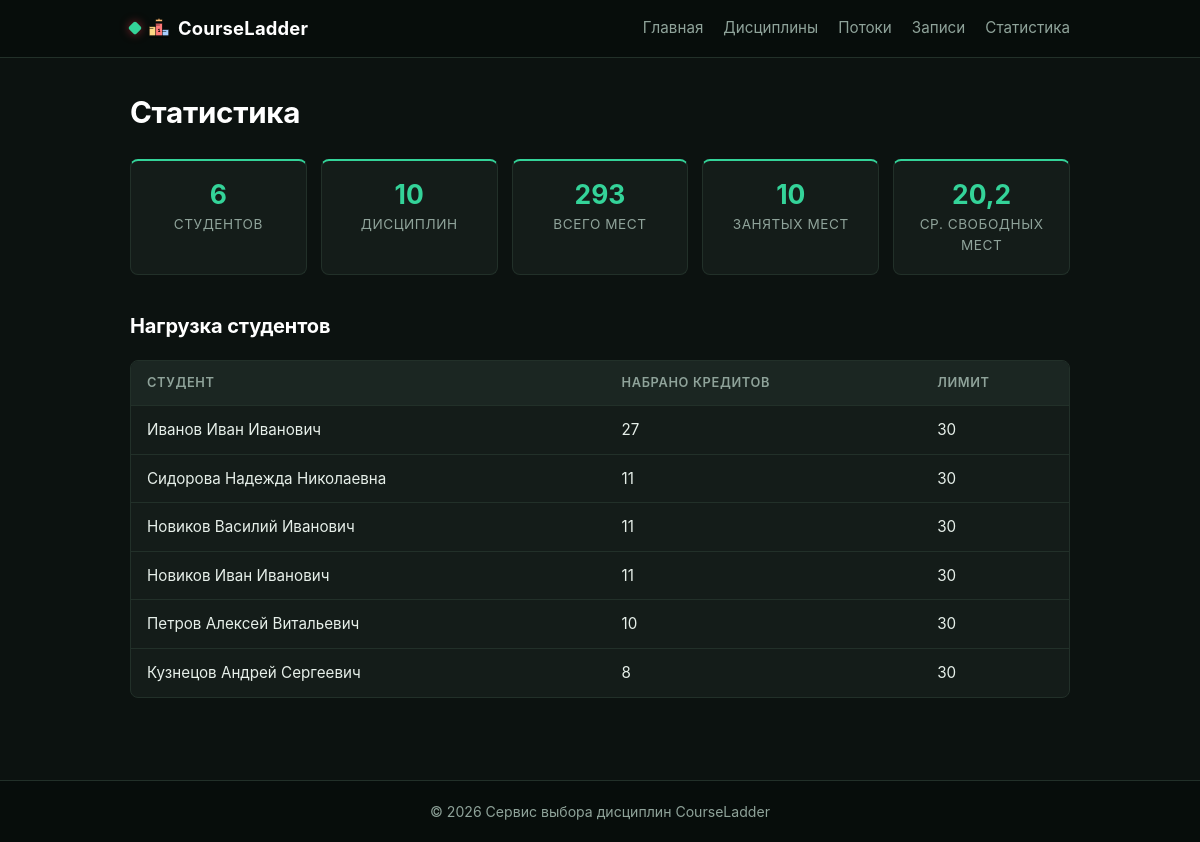
Screenshot of /stats/ with the database file from the repository.
### catalog/models.py (models this page shows, shortened)
class Student(models.Model):
    full_name = models.CharField(max_length=200, unique=True, verbose_name="ФИО")
    max_credits = models.PositiveIntegerField(default=30, verbose_name="Лимит кредитов")
    current_credits = models.PositiveIntegerField(default=0, verbose_name="Текущие кредиты")

### homepage/views.py (the view)
# urls.py: path("stats/", views.stats, name="stats"),
def stats(request):
    general_stats = Offering.objects.aggregate(total_seats=Sum("total_seats"))
    total_seats = general_stats["total_seats"] or 0
    general_stats["total_seats"] = total_seats  # явно записываем, чтобы не было None
    taken_seats = Enrollment.objects.active().count()
    general_stats["taken_seats"] = taken_seats
    offerings_count = Offering.objects.count()
    if offerings_count > 0:
        free_seats_avg = (total_seats - taken_seats) / offerings_count
    else:
        free_seats_avg = 0
    general_stats["students_count"] = Student.objects.count()
    general_stats["disciplines_count"] = Discipline.objects.count()
    student_loads = Student.objects.annotate(
        total_credits_db=Sum(
            "enrollments__offering__discipline__credits",
            filter=Q(enrollments__status='ACTIVE')
            )
    ).order_by("-total_credits_db")
    top_offerings = Offering.objects.annotate(
        enroll_count=Count("enrollments", filter=Q(enrollments__status='ACTIVE'))
    ).filter(enroll_count__gt=0).values(
        "discipline__name", "teacher", "enroll_count"
    ).order_by("-enroll_count")[:3]
    context = {
        "stats": general_stats,
        "avg_free_seats": round(free_seats_avg, 1),  # Округляние для красоты
        "student_loads": student_loads,
        "top_offerings": top_offerings,
    }
    return render(request, "homepage/stats.html", context)

### enrollments/models.py (called while the page is built)
    def active(self):
        return self.filter(status=Enrollment.Status.ACTIVE)

    def get_queryset(self):
        return EnrollmentQuerySet(self.model, using=self._db)

    def active(self):
        return self.get_queryset().active()

### homepage/context_processors.py (called while the page is built)
def global_stats(request):
    return {
        'total_active_enrollments': Enrollment.objects.active().count()
    }

### templates/homepage/stats.html (shortened to what this page needs)
{% extends "base.html" %}
{% block content %}
<h1>Статистика</h1>
<div class="stats">
    <div class="stat">
        <span class="stat-value">{{ stats.students_count|default:"0" }}</span>
        <span class="stat-label">студентов</span>
    </div>
    <div class="stat">
        <span class="stat-value">{{ stats.disciplines_count|default:"0" }}</span>
        <span class="stat-label">дисциплин</span>
    </div>
    <div class="stat">
        <span class="stat-value">{{ stats.total_seats|default:"0" }}</span>
        <span class="stat-label">всего мест</span>
    </div>
    <div class="stat">
        <span class="stat-value">{{ stats.taken_seats|default:"0" }}</span>
        <span class="stat-label">занятых мест</span>
    </div>
    <div class="stat">
    <span class="stat-value">{{ avg_free_seats }}</span>
        <span class="stat-label">ср. свободных мест</span>
    </div>
</div>
<h2>Нагрузка студентов</h2>
{% if student_loads %}
    <table class="table">
        <thead>
            <tr>
                <th>Студент</th>
                <th>Набрано кредитов</th>
                <th>Лимит</th>
            </tr>
        </thead>
        <tbody>
            {% for s in student_loads %}
            <tr>
                <td>{{ s.full_name }}</td>
                <td>{{ s.total_credits_db|default:"0" }}</td>
                <td>{{ s.max_credits }}</td>
            </tr>
            {% endfor %}
        </tbody>
    </table>
{% else %}
    <p class="empty">Нет данных о студентах.</p>
{% endif %}
{% endblock %}

### static/css/style.css (style rules this page uses)
*, *::before, *::after { box-sizing: border-box; }
:root { --bg: #0c1210; --surface: #141c19; --surface-2: #1b2622; --text: #e6efe9; --muted: #8fa39a; --border: #223029; --primary: #34d399; --primary-hover: #5ee0b1; --primary-soft: rgba(52, 211, 153, 0.14); --accent: #fbbf24; --header-bg: #070d0b; --ring: 0 0 0 3px rgba(52, 211, 153, 0.3); --radius: 8px; }
html, body { height: 100%; }
body { margin: 0; font-family: -apple-system, "Segoe UI", Roboto, "Helvetica Neue", Arial, sans-serif; font-size: 16px; color: var(--text); background: var(--bg); line-height: 1.55; display: flex; flex-direction: column; min-height: 100vh; -webkit-font-smoothing: antialiased; color-scheme: dark; }
h1 { font-size: 1.85rem; line-height: 1.25; margin: 0 0 14px; letter-spacing: -0.01em; color: #fff; }
h2 { font-size: 1.25rem; margin: 36px 0 14px; letter-spacing: -0.005em; color: #fff; }
.stats { display: flex; flex-wrap: wrap; gap: 14px; margin: 28px 0 8px; }
.stat { background: var(--surface); border: 1px solid var(--border); border-top: 2px solid var(--primary); border-radius: var(--radius); padding: 18px 16px; flex: 1 1 150px; text-align: center; transition: border-color 0.15s ease, transform 0.15s ease, background 0.15s ease; }
.stat-value { display: block; font-size: 1.65rem; font-weight: 700; color: var(--primary); line-height: 1.2; }
.stat-label { display: block; margin-top: 4px; color: var(--muted); font-size: 0.85rem; text-transform: uppercase; letter-spacing: 0.04em; }
.table { width: 100%; border-collapse: separate; border-spacing: 0; background: var(--surface); border: 1px solid var(--border); border-radius: var(--radius); overflow: hidden; margin: 18px 0; }
.table th, .table td { padding: 12px 16px; text-align: left; border-bottom: 1px solid var(--border); font-size: 0.95rem; }
.table th { background: var(--surface-2); font-weight: 600; font-size: 0.8rem; text-transform: uppercase; letter-spacing: 0.05em; color: var(--muted); border-bottom: 1px solid var(--border); }
.table tbody tr:last-child td { border-bottom: none; }

### rows the page displays
Student: full_name "Иванов Иван Иванович", total_credits_db "27", max_credits "30"
Student: full_name "Сидорова Надежда Николаевна", total_credits_db "11", max_credits "30"
Student: full_name "Новиков Василий Иванович", total_credits_db "11", max_credits "30"
Student: full_name "Новиков Иван Иванович", total_credits_db "11", max_credits "30"
Student: full_name "Петров Алексей Витальевич", total_credits_db "10", max_credits "30"
Student: full_name "Кузнецов Андрей Сергеевич", total_credits_db "8", max_credits "30"

### other values shown
{{ stats.students_count|default:"0" }} "6"
{{ stats.disciplines_count|default:"0" }} "10"
{{ stats.total_seats|default:"0" }} "293"
{{ stats.taken_seats|default:"0" }} "10"
{{ avg_free_seats }} "20,2"
